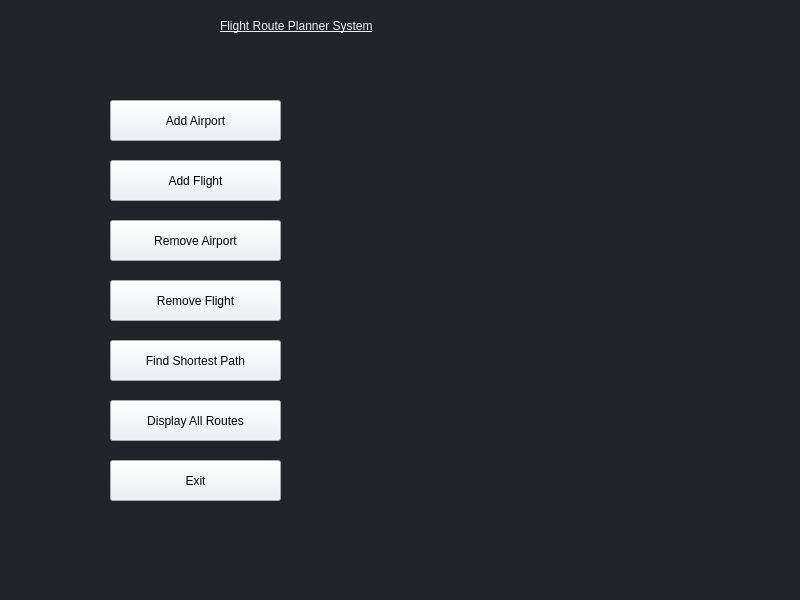
<?xml version="1.0" encoding="UTF-8"?>
<ui version="4.0">
 <class>MainWindow</class>
 <widget class="QMainWindow" name="MainWindow">
  <property name="geometry">
   <rect>
    <x>0</x>
    <y>0</y>
    <width>800</width>
    <height>600</height>
   </rect>
  </property>
  <property name="windowTitle">
   <string>Main Panel</string>
  </property>
  <property name="styleSheet">
   <string notr="true">background-color: rgb(33, 37, 41);</string>
  </property>
  <widget class="QWidget" name="centralwidget">
   <widget class="QLabel" name="label">
    <property name="geometry">
     <rect>
      <x>220</x>
      <y>0</y>
      <width>451</width>
      <height>51</height>
     </rect>
    </property>
    <property name="styleSheet">
     <string notr="true">color: rgb(235, 240, 245);
font: 700 20pt &quot;Segoe UI&quot;;
text-decoration: underline;</string>
    </property>
    <property name="text">
     <string>Flight Route Planner System</string>
    </property>
   </widget>
   <widget class="QPushButton" name="add_Airport">
    <property name="geometry">
     <rect>
      <x>110</x>
      <y>100</y>
      <width>171</width>
      <height>41</height>
     </rect>
    </property>
    <property name="styleSheet">
     <string notr="true">background-color: rgb(235, 240, 245);
font: 700 9pt &quot;Segoe UI&quot;;
color: rgb(0, 0, 0);</string>
    </property>
    <property name="text">
     <string>Add Airport</string>
    </property>
   </widget>
   <widget class="QPushButton" name="add_flight">
    <property name="geometry">
     <rect>
      <x>110</x>
      <y>160</y>
      <width>171</width>
      <height>41</height>
     </rect>
    </property>
    <property name="styleSheet">
     <string notr="true">background-color: rgb(235, 240, 245);
font: 700 9pt &quot;Segoe UI&quot;;
color: rgb(0, 0, 0);</string>
    </property>
    <property name="text">
     <string>Add Flight</string>
    </property>
   </widget>
   <widget class="QPushButton" name="delete_airport">
    <property name="geometry">
     <rect>
      <x>110</x>
      <y>220</y>
      <width>171</width>
      <height>41</height>
     </rect>
    </property>
    <property name="styleSheet">
     <string notr="true">background-color: rgb(235, 240, 245);
font: 700 9pt &quot;Segoe UI&quot;;
color: rgb(0, 0, 0);</string>
    </property>
    <property name="text">
     <string>Remove Airport</string>
    </property>
   </widget>
   <widget class="QPushButton" name="delete_flight">
    <property name="geometry">
     <rect>
      <x>110</x>
      <y>280</y>
      <width>171</width>
      <height>41</height>
     </rect>
    </property>
    <property name="styleSheet">
     <string notr="true">background-color: rgb(235, 240, 245);
font: 700 9pt &quot;Segoe UI&quot;;
color: rgb(0, 0, 0);</string>
    </property>
    <property name="text">
     <string>Remove Flight</string>
    </property>
   </widget>
   <widget class="QPushButton" name="shortest_path">
    <property name="geometry">
     <rect>
      <x>110</x>
      <y>340</y>
      <width>171</width>
      <height>41</height>
     </rect>
    </property>
    <property name="styleSheet">
     <string notr="true">background-color: rgb(235, 240, 245);
font: 700 9pt &quot;Segoe UI&quot;;
color: rgb(0, 0, 0);</string>
    </property>
    <property name="text">
     <string>Find Shortest Path</string>
    </property>
   </widget>
   <widget class="QPushButton" name="display">
    <property name="geometry">
     <rect>
      <x>110</x>
      <y>400</y>
      <width>171</width>
      <height>41</height>
     </rect>
    </property>
    <property name="styleSheet">
     <string notr="true">background-color: rgb(235, 240, 245);
font: 700 9pt &quot;Segoe UI&quot;;
color: rgb(0, 0, 0);</string>
    </property>
    <property name="text">
     <string>Display All Routes</string>
    </property>
   </widget>
   <widget class="QPushButton" name="exit">
    <property name="geometry">
     <rect>
      <x>110</x>
      <y>460</y>
      <width>171</width>
      <height>41</height>
     </rect>
    </property>
    <property name="styleSheet">
     <string notr="true">background-color: rgb(235, 240, 245);
font: 700 9pt &quot;Segoe UI&quot;;
color: rgb(0, 0, 0);</string>
    </property>
    <property name="text">
     <string>Exit</string>
    </property>
   </widget>
  </widget>
  <widget class="QMenuBar" name="menubar">
   <property name="geometry">
    <rect>
     <x>0</x>
     <y>0</y>
     <width>800</width>
     <height>25</height>
    </rect>
   </property>
  </widget>
  <widget class="QStatusBar" name="statusbar"/>
 </widget>
 <resources/>
 <connections/>
</ui>
